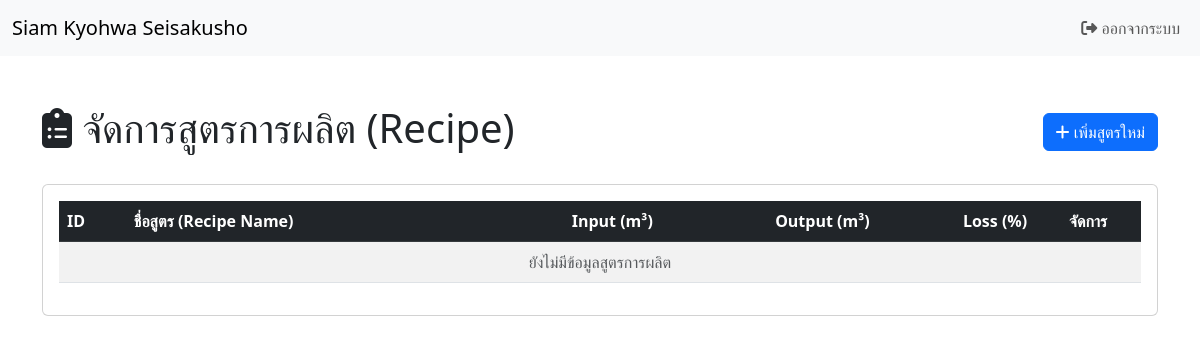
Before: /recipe_list.php with the older database file.
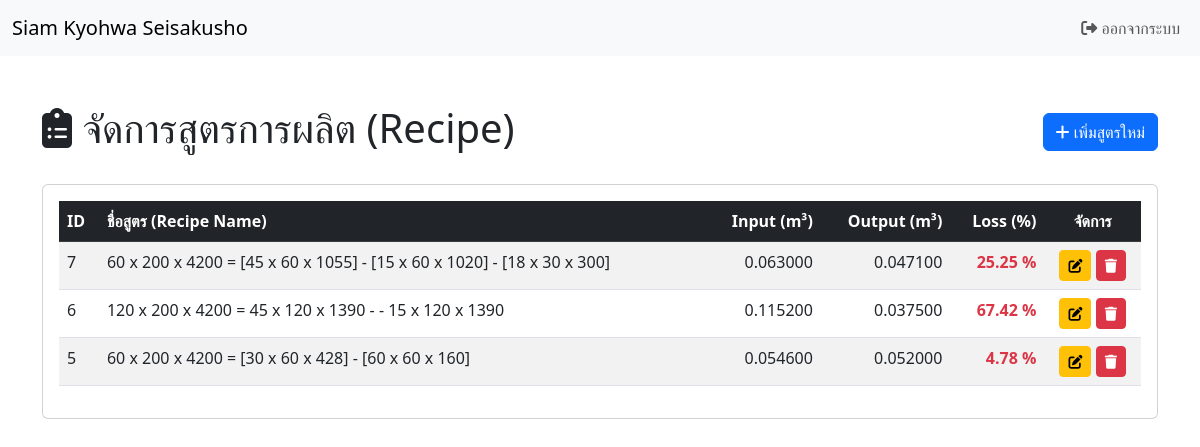
After: the same page with the newer database file.
### tables this page shows
CREATE TABLE IF NOT EXISTS `recipe_list` (
  `recipe_id` int(11) NOT NULL AUTO_INCREMENT COMMENT 'ID หลักของสูตรการผลิต',
  `recipe_name` varchar(255) DEFAULT NULL COMMENT 'ชื่อหรือรหัสอ้างอิงของสูตร',
  `main_customer_id` int(11) DEFAULT NULL COMMENT 'FK: ลูกค้าสำหรับงานหลัก',
  `main_input_rm_id` int(11) DEFAULT NULL COMMENT 'Input: ไม้ท่อนจาก rm_wood_list',
  `main_input_qty` int(11) DEFAULT NULL COMMENT 'Qty Input: จำนวนไม้ท่อนที่ใช้',
  `main_output_part_id` int(11) DEFAULT NULL COMMENT 'Output: ชิ้นงานที่ได้จาก part_list',
  `main_output_qty` int(11) DEFAULT NULL COMMENT 'Qty Output: จำนวนชิ้นงานที่ได้',
  `main_cutting_operations` int(11) DEFAULT NULL COMMENT 'Cutting: จำนวนครั้งการตัด',
  `main_split_operations` int(11) DEFAULT NULL COMMENT 'Split: จำนวนครั้งการผ่า',
  `head_customer_id` int(11) DEFAULT NULL COMMENT 'FK: ลูกค้าสำหรับงานหัวไม้',
  `head_input_thickness` int(11) DEFAULT NULL COMMENT 'Input: ความหนาของไม้หัวไม้',
  `head_input_width` int(11) DEFAULT NULL COMMENT 'Input: ความกว้างของไม้หัวไม้',
  `head_input_length` int(11) DEFAULT NULL COMMENT 'Input: ความยาวของไม้หัวไม้',
  `head_input_qty` int(11) DEFAULT NULL COMMENT 'Qty Input: จำนวนไม้หัวไม้ที่ใช้',
  `head_output_part_id` int(11) DEFAULT NULL COMMENT 'Output: ชิ้นงานที่ได้จาก part_list',
  `head_output_qty` int(11) DEFAULT NULL COMMENT 'Qty Output: จำนวนชิ้นงานที่ได้',
  `head_cutting_operations` int(11) DEFAULT NULL COMMENT 'Cutting: จำนวนครั้งการตัด',
  `head_split_operations` int(11) DEFAULT NULL COMMENT 'Split: จำนวนครั้งการผ่า',
  `scrap_customer_id` int(11) DEFAULT NULL COMMENT 'FK: ลูกค้าสำหรับงานเศษไม้',
  `scrap_input_thickness` int(11) DEFAULT NULL COMMENT 'Input: ความหนาของไม้เศษไม้',
  `scrap_input_width` int(11) DEFAULT NULL COMMENT 'Input: ความกว้างของไม้เศษไม้',
  `scrap_input_length` int(11) DEFAULT NULL COMMENT 'Input: ความยาวของไม้เศษไม้',
  `scrap_input_qty` int(11) DEFAULT NULL COMMENT 'Qty Input: จำนวนไม้เศษไม้ที่ใช้',
  `scrap_output_part_id` int(11) DEFAULT NULL COMMENT 'Output: ชิ้นงานที่ได้จาก part_list',
  `scrap_output_qty` int(11) DEFAULT NULL COMMENT 'Qty Output: จำนวนชิ้นงานที่ได้',
  `scrap_cutting_operations` int(11) DEFAULT NULL COMMENT 'Cutting: จำนวนครั้งการตัด',
  `scrap_split_operations` int(11) DEFAULT NULL COMMENT 'Split: จำนวนครั้งการผ่า',
  `total_m3_input` decimal(12,4) DEFAULT NULL COMMENT 'ปริมาตร Input รวมทั้งหมด',
  `total_m3_output` decimal(12,4) DEFAULT NULL COMMENT 'ปริมาตร Output รวมทั้งหมด',
  `total_m3_loss` decimal(12,4) DEFAULT NULL COMMENT 'ปริมาตรสูญเสียรวม (Input - Output)',
  `total_loss_percent` decimal(5,2) DEFAULT NULL COMMENT 'เปอร์เซ็นต์การสูญเสียรวม',
  `created_at` timestamp NOT NULL DEFAULT current_timestamp() COMMENT 'วันที่สร้างสูตร',
  `updated_at` timestamp NOT NULL DEFAULT current_timestamp() ON UPDATE current_timestamp() COMMENT 'วันที่แก้ไขล่าสุด',
  PRIMARY KEY (`recipe_id`),
  KEY `idx_main_customer_id` (`main_customer_id`),
  KEY `idx_head_customer_id` (`head_customer_id`),
  KEY `idx_scrap_customer_id` (`scrap_customer_id`),
  KEY `fk_list_to_rm` (`main_input_rm_id`),
  KEY `fk_list_to_part_main` (`main_output_part_id`),
  KEY `fk_list_to_part_head` (`head_output_part_id`),
  KEY `fk_list_to_part_scrap` (`scrap_output_part_id`),
  CONSTRAINT `fk_list_to_customer_head` FOREIGN KEY (`head_customer_id`) REFERENCES `customer` (`customer_id`) ON DELETE SET NULL,
  CONSTRAINT `fk_list_to_customer_main` FOREIGN KEY (`main_customer_id`) REFERENCES `customer` (`customer_id`) ON DELETE SET NULL,
  CONSTRAINT `fk_list_to_customer_scrap` FOREIGN KEY (`scrap_customer_id`) REFERENCES `customer` (`customer_id`) ON DELETE SET NULL,
  CONSTRAINT `fk_list_to_part_head` FOREIGN KEY (`head_output_part_id`) REFERENCES `part_list` (`part_id`) ON DELETE SET NULL,
  CONSTRAINT `fk_list_to_part_main` FOREIGN KEY (`main_output_part_id`) REFERENCES `part_list` (`part_id`) ON DELETE SET NULL,
  CONSTRAINT `fk_list_to_part_scrap` FOREIGN KEY (`scrap_output_part_id`) REFERENCES `part_list` (`part_id`) ON DELETE SET NULL,
  CONSTRAINT `fk_list_to_rm` FOREIGN KEY (`main_input_rm_id`) REFERENCES `rm_wood_list` (`rm_id`) ON DELETE SET NULL
);

### recipe_list.php (the view, shortened to what this page needs)
<?php
$servername = "localhost";
$username = "root";
$password = "";
$dbname = "prod_bf_p2";
$conn = new mysqli($servername, $username, $password, $dbname);
$conn->set_charset("utf8mb4");
$sql = "SELECT recipe_id, recipe_name, total_m3_input, total_m3_output, total_loss_percent
        FROM recipe_list
        ORDER BY recipe_id DESC";
$result = $conn->query($sql);
?>
<!DOCTYPE html>
<html lang="th">
<head>
    <link href="https://cdn.jsdelivr.net/npm/bootstrap@5.3.3/dist/css/bootstrap.min.css" rel="stylesheet">
    <link rel="stylesheet" href="https://cdnjs.cloudflare.com/ajax/libs/font-awesome/6.5.1/css/all.min.css">
</head>
<body>
    <?php include __DIR__ . '/navbar.php';  ?>
    <div class="container mt-5">
        <div class="d-flex justify-content-between align-items-center mb-4">
            <h1><i class="fas fa-clipboard-list"></i> จัดการสูตรการผลิต (Recipe)</h1>
            <a href="recipe_form.php" class="btn btn-primary">
                <i class="fas fa-plus"></i> เพิ่มสูตรใหม่
            </a>
        </div>
        <div class="card">
            <div class="card-body">
                <div class="table-responsive">
                    <table class="table table-hover table-striped">
                        <thead class="table-dark">
                            <tr>
                                <th>ID</th>
                                <th>ชื่อสูตร (Recipe Name)</th>
                                <th class="text-end">Input (m³)</th>
                                <th class="text-end">Output (m³)</th>
                                <th class="text-end">Loss (%)</th>
                                <th class="text-center">จัดการ</th>
                            </tr>
                        </thead>
                        <tbody>
                            <?php if ($result && $result->num_rows > 0): ?>
                                <?php while($row = $result->fetch_assoc()): ?>
                                    <tr>
                                        <td><?php echo htmlspecialchars($row['recipe_id']); ?></td>
                                        <td><?php echo htmlspecialchars($row['recipe_name']); ?></td>
                                        <td class="text-end"><?php echo number_format($row['total_m3_input'], 6); ?></td>
                                        <td class="text-end"><?php echo number_format($row['total_m3_output'], 6); ?></td>
                                        <td class="text-end text-danger fw-bold"><?php echo number_format($row['total_loss_percent'], 2); ?> %</td>
                                        <td class="text-center">
                                            <a href="recipe_form.php?id=<?php echo $row['recipe_id']; ?>" class="btn btn-warning btn-sm" title="แก้ไข">
                                                <i class="fas fa-edit"></i>
                                            </a>
                                            <a href="recipe_list.php?action=delete&id=<?php echo $row['recipe_id']; ?>" class="btn btn-danger btn-sm" title="ลบ" onclick="return confirm('คุณต้องการลบสูตร ID: <?php echo $row['recipe_id']; ?> ใช่หรือไม่?');">
                                                <i class="fas fa-trash"></i>
                                            </a>
                                        </td>
                                    </tr>
                                <?php endwhile; ?>
                            <?php else: ?>
                                <tr>
                                    <td colspan="6" class="text-center text-muted">ยังไม่มีข้อมูลสูตรการผลิต</td>
                                </tr>
                            <?php endif; ?>
                        </tbody>
                    </table>
                </div>
            </div>
        </div>
    </div>
</body>
</html>

### navbar.php (shortened to what this page needs)
<!DOCTYPE html>
<html lang="th">
<head>
    <link href="https://cdn.jsdelivr.net/npm/bootstrap@5.3.0-alpha1/dist/css/bootstrap.min.css" rel="stylesheet">
</head>
<body>
    <nav class="navbar navbar-expand-lg navbar-light bg-light">
        <div class="container-fluid">
            <a class="navbar-brand" href="landing_page.php">Siam Kyohwa Seisakusho</a>
            <div class="collapse navbar-collapse" id="navbarNav">
                <ul class="navbar-nav ms-auto">
                    <li class="nav-item">
                        <a class="nav-link" href="logout.php">
                            <i class="fas fa-sign-out-alt"></i> ออกจากระบบ
                        </a>
                    </li>
                </ul>
            </div>
        </div>
    </nav>
</body>
</html>

Changed rows visible on the page:
added recipe_list: recipe_id "7", recipe_name "60 x 200 x 4200 = [45 x 60 x 1055] - [15 x 60 x 1020] - [18 x 30 x 300]", total_m3_input "0.063000", total_m3_output "0.047100", total_loss_percent "25.25"
added recipe_list: recipe_id "6", recipe_name "120 x 200 x 4200 = 45 x 120 x 1390 - - 15 x 120 x 1390", total_m3_input "0.115200", total_m3_output "0.037500", total_loss_percent "67.42"
added recipe_list: recipe_id "5", recipe_name "60 x 200 x 4200 = [30 x 60 x 428] - [60 x 60 x 160]", total_m3_input "0.054600", total_m3_output "0.052000", total_loss_percent "4.78"
Other visible differences:
text no longer shown: "ยังไม่มีข้อมูลสูตรการผลิต"
